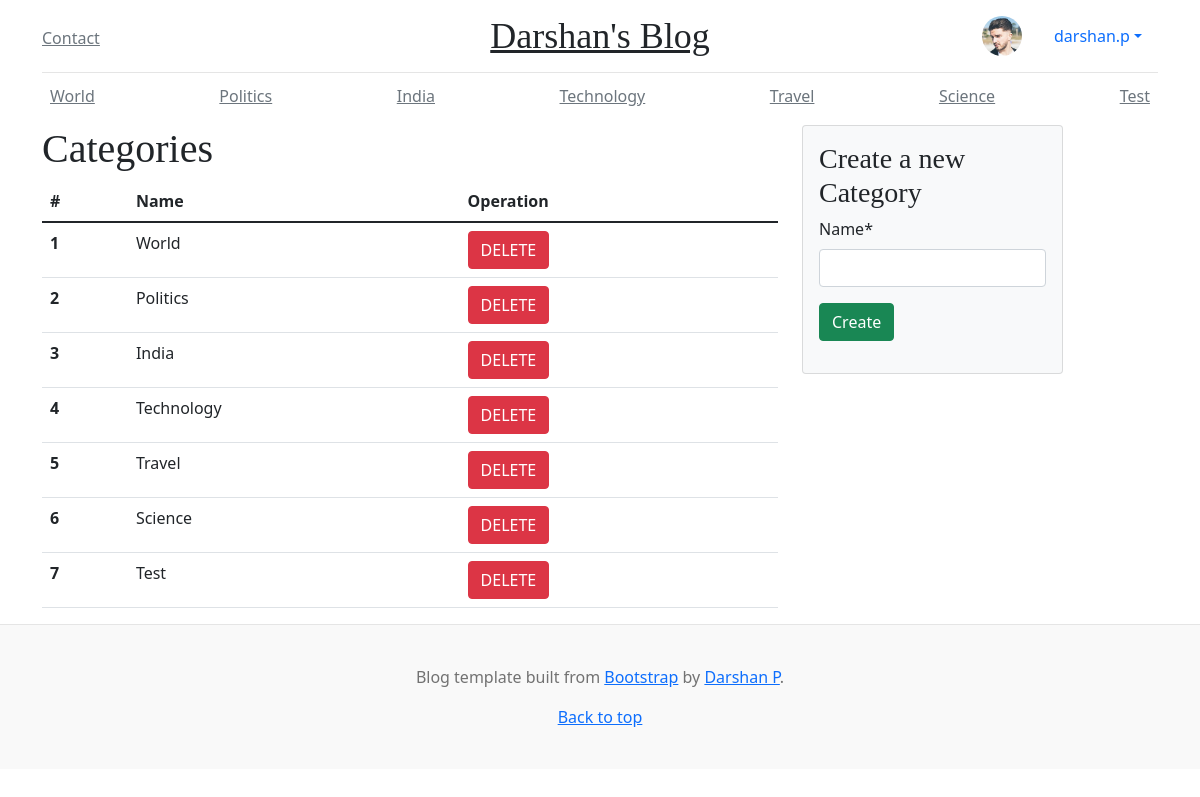
/categories/ (signed in), run on an earlier commit of the app's database.
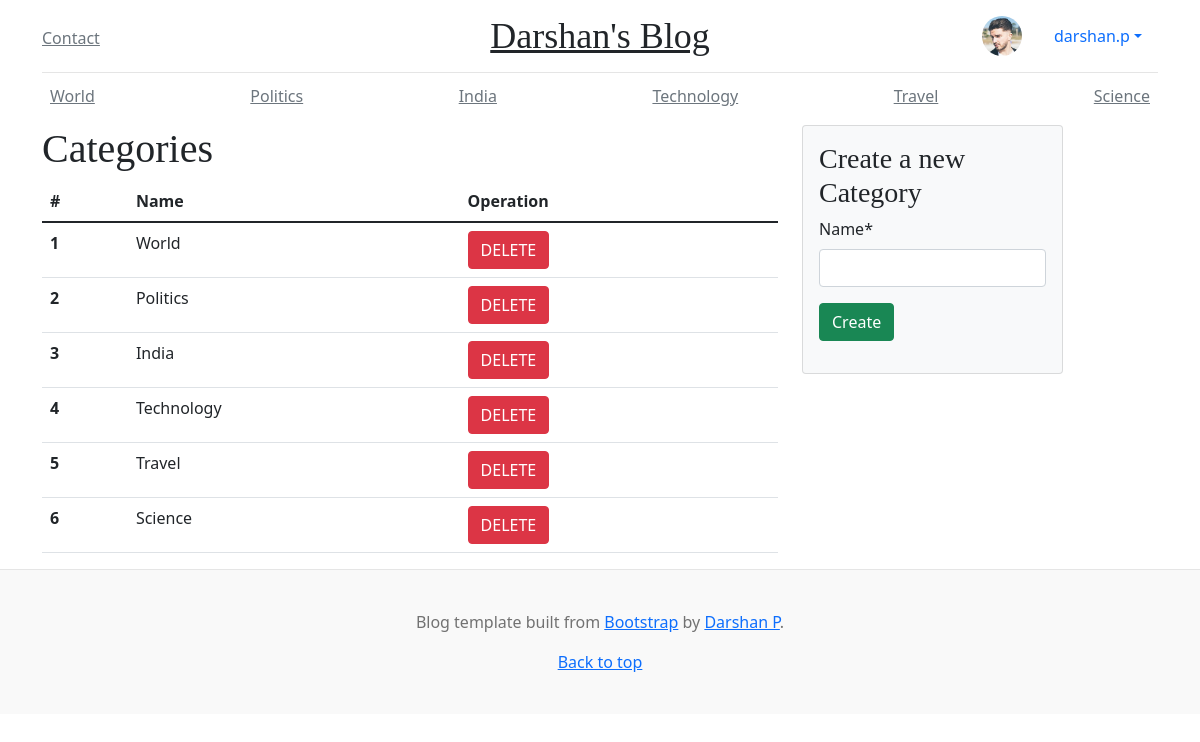
And on a later commit of the database.
### blog/models.py (models this page shows)
class Category(models.Model):
    class Meta:
        verbose_name_plural = 'Categories'
    name = models.CharField(max_length=50, unique=True)
    def __str__(self):
        return self.name

### category/views.py (the view)
# urls.py: path('', views.CategoryListView.as_view(), name='category_list'),
class CategoryListView(LoginRequiredMixin, generic.ListView):
    model = Category
    template_name = "category/category_list.html"
    context_object_name = "categories"
    success_message = "Category: '{name}' was created successfully"
    def get_context_data(self, **kwargs):
        context_data = super().get_context_data(**kwargs)
        context_data.update(
            {
                "form": CategoryModelForm
            })
        return context_data

### blog/context_processors.py (called while the page is built)
def categories(request):
    return {
        'tags': Tag.objects.order_by('id')
    }

### category/templates/category/category_list.html (shortened to what this page needs)
{% extends "base.html" %}
{% load crispy_forms_tags %}
{% block content %}
<div class="row">
    <div class="col-8">
        <h1>Categories</h1>
        <table class="table">
            <thead>
                <tr>
                    <th>#</th>
                    <th>Name</th>
                    <th>Operation</th>
                </tr>
            </thead>
            <tbody>
                {% for category in categories %}
                <tr>
                    <th>{{ category.id }}</th>
                    <td>{{ category.name }}</td>
                    <td>
                        <form method="POST" action="{% url 'category:category_delete' category.id %}">
                            <input type="submit" class="btn btn-danger" value="DELETE">
                        </form>
                    </td>
                </tr>
                {% endfor %}
            </tbody>
        </table>
    </div>
    <div class="col-3">
        <div class="card card-body bg-light">
            <h3>Create a new Category</h3>
            <form method="post" action="{% url 'category:category_create' %}" class="uniForm">
                {{ form | crispy }}
                <button class="btn btn-success mb-3" type="submit">
                    Create
                </button>
            </form>
        </div>
    </div>
</div>
{% endblock %}

### templates/navbar_top.html (shortened to what this page needs)
<div class="container">
    <header class="blog-header py-3">
        <div class="row flex-nowrap justify-content-between align-items-center">
          <div class="col-4 pt-1">
            <a class="link-secondary" href="{% url 'contact' %}">Contact</a></div>
          <div class="col-4 text-center">
            <a class="blog-header-logo text-dark" href="{% url 'blog:blog_home' %}">Darshan's Blog</a>
          </div>
          <div class="col-4 d-flex justify-content-end align-items-center">
            {% if request.user.is_authenticated %}
            <img class="rounded-circle shadow-1-strong me-3" src="{{ request.user.userprofile.avatar.url }}"
                 alt="avatar" width="40" height="40" />
            <ul class="nav nav-pills">
              <li class="nav-item dropdown">
                <a class="nav-link dropdown-toggle" data-bs-toggle="dropdown" href="#" role="button" aria-expanded="false">{{ request.user.username }}</a>
              </li>
            </ul>
            {% else %}
            <a href="{% url 'login' %}" class="btn btn-default">Login</a>
            {% endif %}
          </div>
        </div>
      </header>
    {% if request.user.is_authenticated %}
    <div class="nav-scroller py-1 mb-2">
        <nav class="nav d-flex justify-content-between">
        {% for category in categories %}
            <a class="p-2 link-secondary" href="#">{{category}}</a>
        {% endfor %}
        </nav>
      </div>
    {% endif %}
</div>

What changed in the data, as far as the page shows it:
removed Category: name "Test", id "7"
